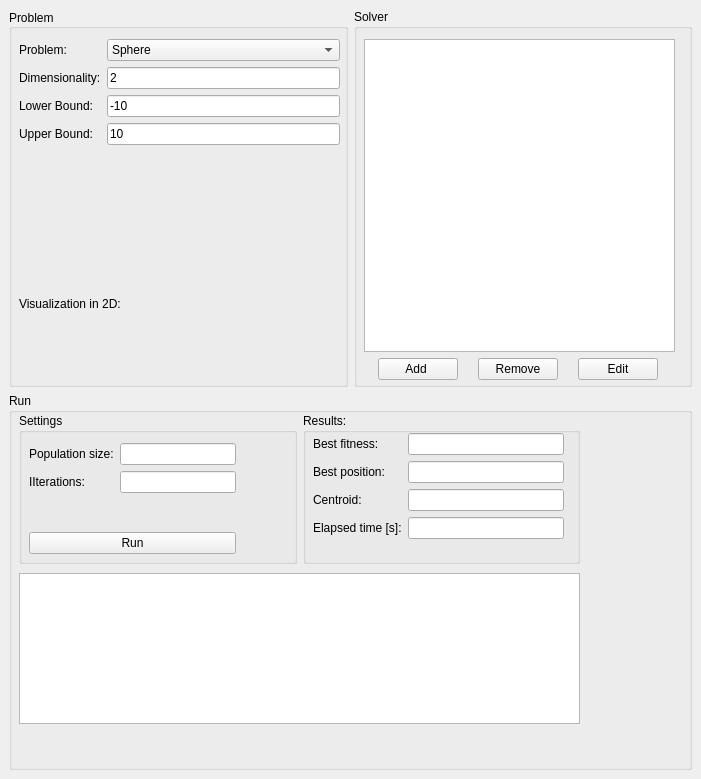
<?xml version="1.0" encoding="UTF-8"?>
<ui version="4.0">
 <class>MainWindow</class>
 <widget class="QMainWindow" name="MainWindow">
  <property name="geometry">
   <rect>
    <x>0</x>
    <y>0</y>
    <width>701</width>
    <height>779</height>
   </rect>
  </property>
  <property name="sizePolicy">
   <sizepolicy hsizetype="Fixed" vsizetype="Fixed">
    <horstretch>0</horstretch>
    <verstretch>0</verstretch>
   </sizepolicy>
  </property>
  <property name="windowTitle">
   <string>CUSTOMHyS Demo</string>
  </property>
  <property name="windowOpacity">
   <double>1.000000000000000</double>
  </property>
  <property name="locale">
   <locale language="English" country="UnitedStates"/>
  </property>
  <widget class="QWidget" name="centralwidget">
   <layout class="QGridLayout" name="gridLayout">
    <item row="0" column="1">
     <widget class="QGroupBox" name="qGroupSolver">
      <property name="title">
       <string>Solver</string>
      </property>
      <widget class="QWidget" name="">
       <property name="geometry">
        <rect>
         <x>10</x>
         <y>30</y>
         <width>311</width>
         <height>341</height>
        </rect>
       </property>
       <layout class="QGridLayout" name="gridLayout_2">
        <item row="1" column="0">
         <layout class="QHBoxLayout" name="horizontalLayout_2">
          <property name="sizeConstraint">
           <enum>QLayout::SetFixedSize</enum>
          </property>
          <item>
           <widget class="QPushButton" name="qAdd">
            <property name="sizePolicy">
             <sizepolicy hsizetype="Fixed" vsizetype="Fixed">
              <horstretch>0</horstretch>
              <verstretch>0</verstretch>
             </sizepolicy>
            </property>
            <property name="text">
             <string>   Add    </string>
            </property>
           </widget>
          </item>
          <item>
           <widget class="QPushButton" name="qRem">
            <property name="sizePolicy">
             <sizepolicy hsizetype="Fixed" vsizetype="Fixed">
              <horstretch>0</horstretch>
              <verstretch>0</verstretch>
             </sizepolicy>
            </property>
            <property name="text">
             <string>Remove</string>
            </property>
           </widget>
          </item>
          <item>
           <widget class="QPushButton" name="qEdit">
            <property name="sizePolicy">
             <sizepolicy hsizetype="Fixed" vsizetype="Fixed">
              <horstretch>0</horstretch>
              <verstretch>0</verstretch>
             </sizepolicy>
            </property>
            <property name="text">
             <string>    Edit    </string>
            </property>
           </widget>
          </item>
         </layout>
        </item>
        <item row="0" column="0">
         <widget class="QListView" name="qMetaheuristic"/>
        </item>
       </layout>
      </widget>
     </widget>
    </item>
    <item row="1" column="0" colspan="2">
     <widget class="QGroupBox" name="qGroupRun">
      <property name="title">
       <string>Run</string>
      </property>
      <widget class="QGraphicsView" name="qInfo_Historical">
       <property name="geometry">
        <rect>
         <x>10</x>
         <y>180</y>
         <width>561</width>
         <height>151</height>
        </rect>
       </property>
      </widget>
      <widget class="QWidget" name="layoutWidget">
       <property name="geometry">
        <rect>
         <x>10</x>
         <y>20</y>
         <width>561</width>
         <height>151</height>
        </rect>
       </property>
       <layout class="QHBoxLayout" name="horizontalLayout">
        <item>
         <widget class="QGroupBox" name="groupBox_4">
          <property name="title">
           <string>Settings</string>
          </property>
          <widget class="QWidget" name="layoutWidget">
           <property name="geometry">
            <rect>
             <x>10</x>
             <y>30</y>
             <width>207</width>
             <height>111</height>
            </rect>
           </property>
           <layout class="QVBoxLayout" name="verticalLayout_2">
            <item>
             <layout class="QFormLayout" name="formLayout_2">
              <item row="0" column="0">
               <widget class="QLabel" name="label_4">
                <property name="text">
                 <string>Population size:</string>
                </property>
               </widget>
              </item>
              <item row="0" column="1">
               <widget class="QLineEdit" name="qPopulation"/>
              </item>
              <item row="1" column="0">
               <widget class="QLabel" name="label_5">
                <property name="text">
                 <string>IIterations:</string>
                </property>
               </widget>
              </item>
              <item row="1" column="1">
               <widget class="QLineEdit" name="qIterations"/>
              </item>
             </layout>
            </item>
            <item>
             <widget class="QPushButton" name="qRunButton">
              <property name="text">
               <string>Run</string>
              </property>
             </widget>
            </item>
           </layout>
          </widget>
         </widget>
        </item>
        <item>
         <widget class="QGroupBox" name="groupBox_5">
          <property name="title">
           <string>Results:</string>
          </property>
          <widget class="QWidget" name="layoutWidget">
           <property name="geometry">
            <rect>
             <x>10</x>
             <y>20</y>
             <width>251</width>
             <height>121</height>
            </rect>
           </property>
           <layout class="QFormLayout" name="formLayout_3">
            <item row="0" column="0">
             <widget class="QLabel" name="label_6">
              <property name="text">
               <string>Best fitness:</string>
              </property>
             </widget>
            </item>
            <item row="0" column="1">
             <widget class="QLineEdit" name="qInfo_Fitness"/>
            </item>
            <item row="1" column="0">
             <widget class="QLabel" name="label_8">
              <property name="text">
               <string>Best position:</string>
              </property>
             </widget>
            </item>
            <item row="1" column="1">
             <widget class="QLineEdit" name="qInfo_Position"/>
            </item>
            <item row="2" column="0">
             <widget class="QLabel" name="label_9">
              <property name="text">
               <string>Centroid:</string>
              </property>
             </widget>
            </item>
            <item row="2" column="1">
             <widget class="QLineEdit" name="qInfo_Centroid"/>
            </item>
            <item row="3" column="0">
             <widget class="QLabel" name="label_10">
              <property name="text">
               <string>Elapsed time [s]:</string>
              </property>
             </widget>
            </item>
            <item row="3" column="1">
             <widget class="QLineEdit" name="qInfo_Time"/>
            </item>
           </layout>
          </widget>
         </widget>
        </item>
       </layout>
      </widget>
     </widget>
    </item>
    <item row="0" column="0">
     <widget class="QGroupBox" name="qGroupProblem">
      <property name="title">
       <string>Problem</string>
      </property>
      <property name="alignment">
       <set>Qt::AlignLeading|Qt::AlignLeft|Qt::AlignVCenter</set>
      </property>
      <property name="flat">
       <bool>false</bool>
      </property>
      <property name="checkable">
       <bool>false</bool>
      </property>
      <widget class="QWidget" name="layoutWidget">
       <property name="geometry">
        <rect>
         <x>10</x>
         <y>30</y>
         <width>321</width>
         <height>351</height>
        </rect>
       </property>
       <layout class="QVBoxLayout" name="verticalLayout">
        <property name="sizeConstraint">
         <enum>QLayout::SetDefaultConstraint</enum>
        </property>
        <item>
         <layout class="QFormLayout" name="formLayout">
          <item row="0" column="0">
           <widget class="QLabel" name="label">
            <property name="text">
             <string>Problem:</string>
            </property>
           </widget>
          </item>
          <item row="0" column="1">
           <widget class="QComboBox" name="qProblemName">
            <item>
             <property name="text">
              <string>Sphere</string>
             </property>
            </item>
           </widget>
          </item>
          <item row="1" column="0">
           <widget class="QLabel" name="label_2">
            <property name="text">
             <string>Dimensionality:</string>
            </property>
           </widget>
          </item>
          <item row="1" column="1">
           <widget class="QLineEdit" name="qDimensionality">
            <property name="text">
             <string>2</string>
            </property>
           </widget>
          </item>
          <item row="2" column="0">
           <widget class="QLabel" name="label_7">
            <property name="text">
             <string>Lower Bound:</string>
            </property>
           </widget>
          </item>
          <item row="2" column="1">
           <widget class="QLineEdit" name="qLowBound">
            <property name="text">
             <string>-10</string>
            </property>
           </widget>
          </item>
          <item row="3" column="0">
           <widget class="QLabel" name="label_11">
            <property name="text">
             <string>Upper Bound:</string>
            </property>
           </widget>
          </item>
          <item row="3" column="1">
           <widget class="QLineEdit" name="qUppBound">
            <property name="text">
             <string>10</string>
            </property>
           </widget>
          </item>
         </layout>
        </item>
        <item>
         <widget class="QLabel" name="label_3">
          <property name="text">
           <string>Visualization in 2D:</string>
          </property>
         </widget>
        </item>
       </layout>
      </widget>
     </widget>
    </item>
   </layout>
  </widget>
 </widget>
 <resources/>
 <connections/>
</ui>
